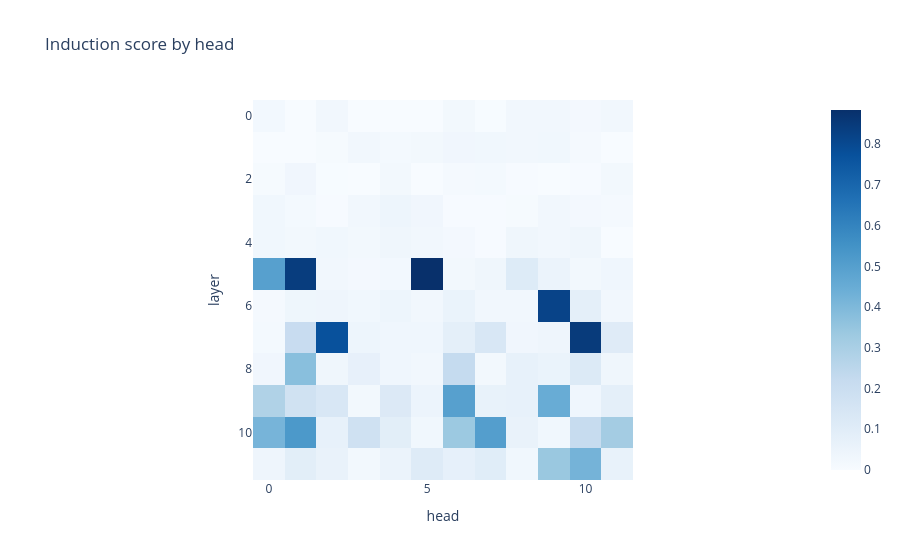

The code cell stored with this chart in its notebook:
### Markdown cell above
## Induction score per head

For each head, measure: at each position in the *second* half, how much
attention probability goes to the position exactly `seq_len` steps back
(i.e. the token that followed this same token last time)? Average this over
all positions and batch elements to get one score per head.

### Code cell
def induction_scores(cache, seq_len, n_layers, n_heads):
    scores = torch.zeros(n_layers, n_heads)
    for layer in range(n_layers):
        pattern = cache[utils.get_act_name("pattern", layer)]  # [batch, head, dest, src]
        # for destination positions in the second half, the "induction" source
        # is (dest - seq_len), i.e. one-past the matching token last time
        diag = pattern.diagonal(offset=-seq_len + 1, dim1=-2, dim2=-1)
        scores[layer] = diag.mean(dim=(0, -1))
    return scores

seq_len = 25
scores = induction_scores(cache, seq_len, model.cfg.n_layers, model.cfg.n_heads)
px.imshow(scores, labels=dict(x="head", y="layer"), title="Induction score by head",
          color_continuous_scale="Blues").show()

### Figure 1 — Plotly figure (JSON) as saved in the notebook; plotly's stock layout.template omitted (floating-point values rounded to 4 significant figures; data arrays with more than 128 entries replaced by an {"elided": "..."} marker saying what was removed)
{"data": [{"coloraxis": "coloraxis", "hovertemplate": "head: %{x}<br>layer: %{y}<br>color: %{z}<extra></extra>", "name": "0", "type": "heatmap", "xaxis": "x", "yaxis": "y", "z": {"elided": "12x12 float values"}}], "layout": {"coloraxis": {"autocolorscale": false, "colorscale": [[0, "rgb(247,251,255)"], [0.125, "rgb(222,235,247)"], [0.25, "rgb(198,219,239)"], [0.375, "rgb(158,202,225)"], [0.5, "rgb(107,174,214)"], [0.625, "rgb(66,146,198)"], [0.75, "rgb(33,113,181)"], [0.875, "rgb(8,81,156)"], [1, "rgb(8,48,107)"]]}, "title": {"text": "Induction score by head"}, "xaxis": {"anchor": "y", "constrain": "domain", "domain": [0, 1], "scaleanchor": "y", "title": {"text": "head"}}, "yaxis": {"anchor": "x", "autorange": "reversed", "constrain": "domain", "domain": [0, 1], "title": {"text": "layer"}}}}
